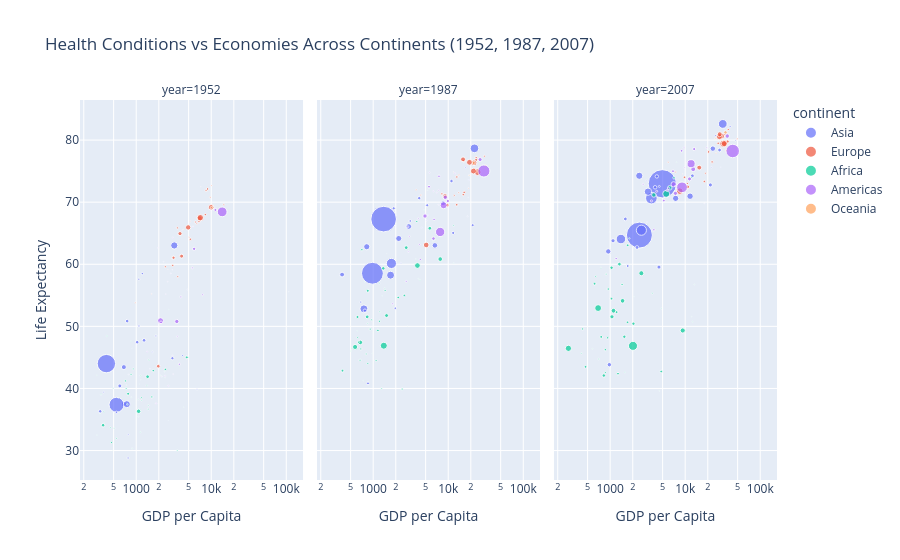

The code cell stored with this chart in its notebook:
### Markdown cell above
# 2. Visualization with more information

`Scatterplot` is the primary graphic type for visualizing the relationship between two quantitative variables. Additionally, you can include other factors of interest using color, shape, size, facets, etc., depending on the type of those variables. 

------------

The following questions apply to the years 1952, 1987, and 2007:

**a.** Do you think health conditions and economies differ across continents? Visualize it in a graphic.

### Code cell
import plotly.express as px

# Filter data for the selected years
years = [1952, 1987, 2007]
filtered_data = gapminder[gapminder['year'].isin(years)]

# Create scatterplot with plotly.express
fig = px.scatter(
    filtered_data, 
    x="gdpPercap", 
    y="lifeExp", 
    color="continent", 
    size="pop", 
    facet_col="year", 
    hover_name="country", 
    log_x=True,  # Use logarithmic scale for GDP per capita
    title="Health Conditions vs Economies Across Continents (1952, 1987, 2007)",
    labels={"gdpPercap": "GDP per Capita", "lifeExp": "Life Expectancy"}
)

# Show the interactive plot
fig.show()

### Figure 1 — Plotly figure (JSON) as saved in the notebook; plotly's stock layout.template omitted (floating-point values rounded to 4 significant figures)
{"data": [{"hovertemplate": "<b>%{hovertext}</b><br><br>continent=Asia<br>year=1952<br>GDP per Capita=%{x}<br>Life Expectancy=%{y}<br>pop=%{marker.size}<extra></extra>", "hovertext": ["Afghanistan", "Bahrain", "Bangladesh", "Cambodia", "China", "Hong Kong, China", "India", "Indonesia", "Iran", "Iraq", "Israel", "Japan", "Jordan", "Korea, Dem. Rep.", "Korea, Rep.", "Kuwait", "Lebanon", "Malaysia", "Mongolia", "Myanmar", "Nepal", "Oman", "Pakistan", "Philippines", "Saudi Arabia", "Singapore", "Sri Lanka", "Syria", "Taiwan", "Thailand", "Vietnam", "West Bank and Gaza", "Yemen, Rep."], "legendgroup": "Asia", "marker": {"color": "#636efa", "size": [8425333, 120447, 46886859, 4693836, 556263527, 2125900, 372000000, 82052000, 17272000, 5441766, 1620914, 86459025, 607914, 8865488, 20947571, 160000, 1439529, 6748378, 800663, 20092996, 9182536, 507833, 41346560, 22438691, 4005677, 1127000, 7982342, 3661549, 8550362, 21289402, 26246839, 1030585, 4963829], "sizemode": "area", "sizeref": 3297000.0, "symbol": "circle"}, "mode": "markers", "name": "Asia", "orientation": "v", "showlegend": true, "type": "scatter", "x": [779.4, 9867.0, 684.2, 368.5, 400.4, 3054.0, 546.6, 749.7, 3035.0, 4130.0, 4087.0, 3217.0, 1547.0, 1088.0, 1031.0, 108400.0, 4835.0, 1831.0, 786.6, 331.0, 545.9, 1828.0, 684.6, 1273.0, 6460.0, 2315.0, 1084.0, 1643.0, 1207.0, 757.8, 605.1, 1516.0, 781.7], "xaxis": "x", "y": [28.8, 50.94, 37.48, 39.42, 44.0, 60.96, 37.37, 37.47, 44.87, 45.32, 65.39, 63.03, 43.16, 50.06, 47.45, 55.56, 55.93, 48.46, 42.24, 36.32, 36.16, 37.58, 43.44, 47.75, 39.88, 60.4, 57.59, 45.88, 58.5, 50.85, 40.41, 43.16, 32.55], "yaxis": "y"}, {"hovertemplate": "<b>%{hovertext}</b><br><br>continent=Asia<br>year=1987<br>GDP per Capita=%{x}<br>Life Expectancy=%{y}<br>pop=%{marker.size}<extra></extra>", "hovertext": ["Afghanistan", "Bahrain", "Bangladesh", "Cambodia", "China", "Hong Kong, China", "India", "Indonesia", "Iran", "Iraq", "Israel", "Japan", "Jordan", "Korea, Dem. Rep.", "Korea, Rep.", "Kuwait", "Lebanon", "Malaysia", "Mongolia", "Myanmar", "Nepal", "Oman", "Pakistan", "Philippines", "Saudi Arabia", "Singapore", "Sri Lanka", "Syria", "Taiwan", "Thailand", "Vietnam", "West Bank and Gaza", "Yemen, Rep."], "legendgroup": "Asia", "marker": {"color": "#636efa", "size": [13867957, 454612, 103764241, 8371791, 1084035000, 5584510, 788000000, 169276000, 51889696, 16543189, 4203148, 122091325, 2820042, 19067554, 41622000, 1891487, 3089353, 16331785, 2015133, 38028578, 17917180, 1593882, 105186881, 60017788, 14619745, 2794552, 16495304, 11242847, 19757799, 52910342, 62826491, 1691210, 11219340], "sizemode": "area", "sizeref": 3297000.0, "symbol": "circle"}, "mode": "markers", "name": "Asia", "orientation": "v", "showlegend": false, "type": "scatter", "x": [852.4, 18520.0, 752.0, 683.9, 1379.0, 20040.0, 976.5, 1748.0, 6643.0, 11640.0, 17120.0, 22380.0, 4449.0, 4106.0, 8533.0, 28120.0, 5377.0, 5250.0, 2338.0, 385.0, 775.6, 18120.0, 1705.0, 2190.0, 21200.0, 18860.0, 1877.0, 3117.0, 11050.0, 2983.0, 820.8, 5107.0, 1972.0], "xaxis": "x2", "y": [40.82, 70.75, 52.82, 53.91, 67.27, 76.2, 58.55, 60.14, 63.04, 65.04, 75.6, 78.67, 65.87, 70.65, 69.81, 74.17, 67.93, 69.5, 60.22, 58.34, 52.54, 67.73, 58.24, 64.15, 66.3, 73.56, 69.01, 66.97, 73.4, 66.08, 62.82, 67.05, 52.92], "yaxis": "y2"}, {"hovertemplate": "<b>%{hovertext}</b><br><br>continent=Asia<br>year=2007<br>GDP per Capita=%{x}<br>Life Expectancy=%{y}<br>pop=%{marker.size}<extra></extra>", "hovertext": ["Afghanistan", "Bahrain", "Bangladesh", "Cambodia", "China", "Hong Kong, China", "India", "Indonesia", "Iran", "Iraq", "Israel", "Japan", "Jordan", "Korea, Dem. Rep.", "Korea, Rep.", "Kuwait", "Lebanon", "Malaysia", "Mongolia", "Myanmar", "Nepal", "Oman", "Pakistan", "Philippines", "Saudi Arabia", "Singapore", "Sri Lanka", "Syria", "Taiwan", "Thailand", "Vietnam", "West Bank and Gaza", "Yemen, Rep."], "legendgroup": "Asia", "marker": {"color": "#636efa", "size": [31889923, 708573, 150448339, 14131858, 1318683096, 6980412, 1110396331, 223547000, 69453570, 27499638, 6426679, 127467972, 6053193, 23301725, 49044790, 2505559, 3921278, 24821286, 2874127, 47761980, 28901790, 3204897, 169270617, 91077287, 27601038, 4553009, 20378239, 19314747, 23174294, 65068149, 85262356, 4018332, 22211743], "sizemode": "area", "sizeref": 3297000.0, "symbol": "circle"}, "mode": "markers", "name": "Asia", "orientation": "v", "showlegend": false, "type": "scatter", "x": [974.6, 29800.0, 1391.0, 1714.0, 4959.0, 39720.0, 2452.0, 3541.0, 11610.0, 4471.0, 25520.0, 31660.0, 4519.0, 1593.0, 23350.0, 47310.0, 10460.0, 12450.0, 3096.0, 944.0, 1091.0, 22320.0, 2606.0, 3190.0, 21650.0, 47140.0, 3970.0, 4185.0, 28720.0, 7458.0, 2442.0, 3025.0, 2281.0], "xaxis": "x3", "y": [43.83, 75.64, 64.06, 59.72, 72.96, 82.21, 64.7, 70.65, 70.96, 59.55, 80.75, 82.6, 72.53, 67.3, 78.62, 77.59, 71.99, 74.24, 66.8, 62.07, 63.78, 75.64, 65.48, 71.69, 72.78, 79.97, 72.4, 74.14, 78.4, 70.62, 74.25, 73.42, 62.7], "yaxis": "y3"}, {"hovertemplate": "<b>%{hovertext}</b><br><br>continent=Europe<br>year=1952<br>GDP per Capita=%{x}<br>Life Expectancy=%{y}<br>pop=%{marker.size}<extra></extra>", "hovertext": ["Albania", "Austria", "Belgium", "Bosnia and Herzegovina", "Bulgaria", "Croatia", "Czech Republic", "Denmark", "Finland", "France", "Germany", "Greece", "Hungary", "Iceland", "Ireland", "Italy", "Montenegro", "Netherlands", "Norway", "Poland", "Portugal", "Romania", "Serbia", "Slovak Republic", "Slovenia", "Spain", "Sweden", "Switzerland", "Turkey", "United Kingdom"], "legendgroup": "Europe", "marker": {"color": "#EF553B", "size": [1282697, 6927772, 8730405, 2791000, 7274900, 3882229, 9125183, 4334000, 4090500, 42459667, 69145952, 7733250, 9504000, 147962, 2952156, 47666000, 413834, 10381988, 3327728, 25730551, 8526050, 16630000, 6860147, 3558137, 1489518, 28549870, 7124673, 4815000, 22235677, 50430000], "sizemode": "area", "sizeref": 3297000.0, "symbol": "circle"}, "mode": "markers", "name": "Europe", "orientation": "v", "showlegend": true, "type": "scatter", "x": [1601.0, 6137.0, 8343.0, 973.5, 2444.0, 3119.0, 6876.0, 9692.0, 6425.0, 7030.0, 7144.0, 3531.0, 5264.0, 7268.0, 5210.0, 4931.0, 2648.0, 8942.0, 10100.0, 4029.0, 3068.0, 3145.0, 3581.0, 5075.0, 4215.0, 3834.0, 8528.0, 14730.0, 1969.0, 9980.0], "xaxis": "x", "y": [55.23, 66.8, 68.0, 53.82, 59.6, 61.21, 66.87, 70.78, 66.55, 67.41, 67.5, 65.86, 64.03, 72.49, 66.91, 65.94, 59.16, 72.13, 72.67, 61.31, 59.82, 61.05, 58.0, 64.36, 65.57, 64.94, 71.86, 69.62, 43.59, 69.18], "yaxis": "y"}, {"hovertemplate": "<b>%{hovertext}</b><br><br>continent=Europe<br>year=1987<br>GDP per Capita=%{x}<br>Life Expectancy=%{y}<br>pop=%{marker.size}<extra></extra>", "hovertext": ["Albania", "Austria", "Belgium", "Bosnia and Herzegovina", "Bulgaria", "Croatia", "Czech Republic", "Denmark", "Finland", "France", "Germany", "Greece", "Hungary", "Iceland", "Ireland", "Italy", "Montenegro", "Netherlands", "Norway", "Poland", "Portugal", "Romania", "Serbia", "Slovak Republic", "Slovenia", "Spain", "Sweden", "Switzerland", "Turkey", "United Kingdom"], "legendgroup": "Europe", "marker": {"color": "#EF553B", "size": [3075321, 7578903, 9870200, 4338977, 8971958, 4484310, 10311597, 5127024, 4931729, 55630100, 77718298, 9974490, 10612740, 244676, 3539900, 56729703, 569473, 14665278, 4186147, 37740710, 9915289, 22686371, 9230783, 5199318, 1945870, 38880702, 8421403, 6649942, 52881328, 56981620], "sizemode": "area", "sizeref": 3297000.0, "symbol": "circle"}, "mode": "markers", "name": "Europe", "orientation": "v", "showlegend": false, "type": "scatter", "x": [3739.0, 23690.0, 22530.0, 4314.0, 8240.0, 13820.0, 16310.0, 25120.0, 21140.0, 22070.0, 24640.0, 16120.0, 12990.0, 26920.0, 13870.0, 19210.0, 11730.0, 23650.0, 31540.0, 9082.0, 13040.0, 9696.0, 15870.0, 12040.0, 18680.0, 15760.0, 23590.0, 30280.0, 5089.0, 21660.0], "xaxis": "x2", "y": [72.0, 74.94, 75.35, 71.14, 71.34, 71.52, 71.58, 74.8, 74.83, 76.34, 74.85, 76.67, 69.58, 77.23, 74.36, 76.42, 74.86, 76.83, 75.89, 70.98, 74.06, 69.53, 71.22, 71.08, 72.25, 76.9, 77.19, 77.41, 63.11, 75.01], "yaxis": "y2"}, {"hovertemplate": "<b>%{hovertext}</b><br><br>continent=Europe<br>year=2007<br>GDP per Capita=%{x}<br>Life Expectancy=%{y}<br>pop=%{marker.size}<extra></extra>", "hovertext": ["Albania", "Austria", "Belgium", "Bosnia and Herzegovina", "Bulgaria", "Croatia", "Czech Republic", "Denmark", "Finland", "France", "Germany", "Greece", "Hungary", "Iceland", "Ireland", "Italy", "Montenegro", "Netherlands", "Norway", "Poland", "Portugal", "Romania", "Serbia", "Slovak Republic", "Slovenia", "Spain", "Sweden", "Switzerland", "Turkey", "United Kingdom"], "legendgroup": "Europe", "marker": {"color": "#EF553B", "size": [3600523, 8199783, 10392226, 4552198, 7322858, 4493312, 10228744, 5468120, 5238460, 61083916, 82400996, 10706290, 9956108, 301931, 4109086, 58147733, 684736, 16570613, 4627926, 38518241, 10642836, 22276056, 10150265, 5447502, 2009245, 40448191, 9031088, 7554661, 71158647, 60776238], "sizemode": "area", "sizeref": 3297000.0, "symbol": "circle"}, "mode": "markers", "name": "Europe", "orientation": "v", "showlegend": false, "type": "scatter", "x": [5937.0, 36130.0, 33690.0, 7446.0, 10680.0, 14620.0, 22830.0, 35280.0, 33210.0, 30470.0, 32170.0, 27540.0, 18010.0, 36180.0, 40680.0, 28570.0, 9254.0, 36800.0, 49360.0, 15390.0, 20510.0, 10810.0, 9787.0, 18680.0, 25770.0, 28820.0, 33860.0, 37510.0, 8458.0, 33200.0], "xaxis": "x3", "y": [76.42, 79.83, 79.44, 74.85, 73.0, 75.75, 76.49, 78.33, 79.31, 80.66, 79.41, 79.48, 73.34, 81.76, 78.89, 80.55, 74.54, 79.76, 80.2, 75.56, 78.1, 72.48, 74.0, 74.66, 77.93, 80.94, 80.88, 81.7, 71.78, 79.42], "yaxis": "y3"}, {"hovertemplate": "<b>%{hovertext}</b><br><br>continent=Africa<br>year=1952<br>GDP per Capita=%{x}<br>Life Expectancy=%{y}<br>pop=%{marker.size}<extra></extra>", "hovertext": ["Algeria", "Angola", "Benin", "Botswana", "Burkina Faso", "Burundi", "Cameroon", "Central African Republic", "Chad", "Comoros", "Congo, Dem. Rep.", "Congo, Rep.", "Cote d'Ivoire", "Djibouti", "Egypt", "Equatorial Guinea", "Eritrea", "Ethiopia", "Gabon", "Gambia", "Ghana", "Guinea", "Guinea-Bissau", "Kenya", "Lesotho", "Liberia", "Libya", "Madagascar", "Malawi", "Mali", "Mauritania", "Mauritius", "Morocco", "Mozambique", "Namibia", "Niger", "Nigeria", "Reunion", "Rwanda", "Sao Tome and Principe", "Senegal", "Sierra Leone", "Somalia", "South Africa", "Sudan", "Swaziland", "Tanzania", "Togo", "Tunisia", "Uganda", "Zambia", "Zimbabwe"], "legendgroup": "Africa", "marker": {"color": "#00cc96", "size": [9279525, 4232095, 1738315, 442308, 4469979, 2445618, 5009067, 1291695, 2682462, 153936, 14100005, 854885, 2977019, 63149, 22223309, 216964, 1438760, 20860941, 420702, 284320, 5581001, 2664249, 580653, 6464046, 748747, 863308, 1019729, 4762912, 2917802, 3838168, 1022556, 516556, 9939217, 6446316, 485831, 3379468, 33119096, 257700, 2534927, 60011, 2755589, 2143249, 2526994, 14264935, 8504667, 290243, 8322925, 1219113, 3647735, 5824797, 2672000, 3080907], "sizemode": "area", "sizeref": 3297000.0, "symbol": "circle"}, "mode": "markers", "name": "Africa", "orientation": "v", "showlegend": true, "type": "scatter", "x": [2449.0, 3521.0, 1063.0, 851.2, 543.3, 339.3, 1173.0, 1071.0, 1179.0, 1103.0, 780.5, 2126.0, 1389.0, 2670.0, 1419.0, 375.6, 328.9, 362.1, 4293.0, 485.2, 911.3, 510.2, 299.9, 853.5, 298.8, 575.6, 2388.0, 1443.0, 369.2, 452.3, 743.1, 1968.0, 1688.0, 468.5, 2424.0, 761.9, 1077.0, 2719.0, 493.3, 879.6, 1450.0, 879.8, 1136.0, 4725.0, 1616.0, 1148.0, 716.7, 859.8, 1468.0, 734.8, 1147.0, 406.9], "xaxis": "x", "y": [43.08, 30.02, 38.22, 47.62, 31.98, 39.03, 38.52, 35.46, 38.09, 40.72, 39.14, 42.11, 40.48, 34.81, 41.89, 34.48, 35.93, 34.08, 37.0, 30.0, 43.15, 33.61, 32.5, 42.27, 42.14, 38.48, 42.72, 36.68, 36.26, 33.69, 40.54, 50.99, 42.87, 31.29, 41.73, 37.44, 36.32, 52.72, 40.0, 46.47, 37.28, 30.33, 32.98, 45.01, 38.63, 41.41, 41.22, 38.6, 44.6, 39.98, 42.04, 48.45], "yaxis": "y"}, {"hovertemplate": "<b>%{hovertext}</b><br><br>continent=Africa<br>year=1987<br>GDP per Capita=%{x}<br>Life Expectancy=%{y}<br>pop=%{marker.size}<extra></extra>", "hovertext": ["Algeria", "Angola", "Benin", "Botswana", "Burkina Faso", "Burundi", "Cameroon", "Central African Republic", "Chad", "Comoros", "Congo, Dem. Rep.", "Congo, Rep.", "Cote d'Ivoire", "Djibouti", "Egypt", "Equatorial Guinea", "Eritrea", "Ethiopia", "Gabon", "Gambia", "Ghana", "Guinea", "Guinea-Bissau", "Kenya", "Lesotho", "Liberia", "Libya", "Madagascar", "Malawi", "Mali", "Mauritania", "Mauritius", "Morocco", "Mozambique", "Namibia", "Niger", "Nigeria", "Reunion", "Rwanda", "Sao Tome and Principe", "Senegal", "Sierra Leone", "Somalia", "South Africa", "Sudan", "Swaziland", "Tanzania", "Togo", "Tunisia", "Uganda", "Zambia", "Zimbabwe"], "legendgroup": "Africa", "marker": {"color": "#00cc96", "size": [23254956, 7874230, 4243788, 1151184, 7586551, 5126023, 10780667, 2840009, 5498955, 395114, 35481645, 2064095, 10761098, 311025, 52799062, 341244, 2915959, 42999530, 880397, 848406, 14168101, 5650262, 927524, 21198082, 1599200, 2269414, 3799845, 10568642, 7824747, 7634008, 1841240, 1042663, 22987397, 12891952, 1278184, 7332638, 81551520, 562035, 6349365, 110812, 7171347, 3868905, 6921858, 35933379, 24725960, 779348, 23040630, 3154264, 7724976, 15283050, 7272406, 9216418], "sizemode": "area", "sizeref": 3297000.0, "symbol": "circle"}, "mode": "markers", "name": "Africa", "orientation": "v", "showlegend": false, "type": "scatter", "x": [5681.0, 2430.0, 1226.0, 6206.0, 912.1, 621.8, 2603.0, 844.9, 952.4, 1316.0, 672.8, 4201.0, 2157.0, 2880.0, 3885.0, 966.9, 521.1, 573.7, 11860.0, 611.7, 847.0, 805.6, 736.4, 1362.0, 774.0, 506.1, 11770.0, 1155.0, 635.5, 684.2, 1422.0, 4784.0, 2755.0, 389.9, 3694.0, 668.3, 1385.0, 5303.0, 848.0, 1517.0, 1442.0, 1294.0, 1093.0, 7826.0, 1508.0, 3985.0, 831.8, 1202.0, 3810.0, 617.7, 1213.0, 706.2], "xaxis": "x2", "y": [65.8, 39.91, 52.34, 63.62, 49.56, 48.21, 54.98, 50.48, 51.05, 54.93, 47.41, 57.47, 54.66, 50.04, 59.8, 45.66, 46.45, 46.68, 60.19, 49.27, 55.73, 45.55, 41.24, 59.34, 57.18, 46.03, 66.23, 49.35, 47.46, 46.36, 56.15, 68.74, 62.68, 42.86, 60.84, 44.55, 46.89, 71.91, 44.02, 61.73, 55.77, 40.01, 44.5, 60.83, 51.74, 57.68, 51.53, 56.94, 66.89, 51.51, 50.82, 62.35], "yaxis": "y2"}, {"hovertemplate": "<b>%{hovertext}</b><br><br>continent=Africa<br>year=2007<br>GDP per Capita=%{x}<br>Life Expectancy=%{y}<br>pop=%{marker.size}<extra></extra>", "hovertext": ["Algeria", "Angola", "Benin", "Botswana", "Burkina Faso", "Burundi", "Cameroon", "Central African Republic", "Chad", "Comoros", "Congo, Dem. Rep.", "Congo, Rep.", "Cote d'Ivoire", "Djibouti", "Egypt", "Equatorial Guinea", "Eritrea", "Ethiopia", "Gabon", "Gambia", "Ghana", "Guinea", "Guinea-Bissau", "Kenya", "Lesotho", "Liberia", "Libya", "Madagascar", "Malawi", "Mali", "Mauritania", "Mauritius", "Morocco", "Mozambique", "Namibia", "Niger", "Nigeria", "Reunion", "Rwanda", "Sao Tome and Principe", "Senegal", "Sierra Leone", "Somalia", "South Africa", "Sudan", "Swaziland", "Tanzania", "Togo", "Tunisia", "Uganda", "Zambia", "Zimbabwe"], "legendgroup": "Africa", "marker": {"color": "#00cc96", "size": [33333216, 12420476, 8078314, 1639131, 14326203, 8390505, 17696293, 4369038, 10238807, 710960, 64606759, 3800610, 18013409, 496374, 80264543, 551201, 4906585, 76511887, 1454867, 1688359, 22873338, 9947814, 1472041, 35610177, 2012649, 3193942, 6036914, 19167654, 13327079, 12031795, 3270065, 1250882, 33757175, 19951656, 2055080, 12894865, 135031164, 798094, 8860588, 199579, 12267493, 6144562, 9118773, 43997828, 42292929, 1133066, 38139640, 5701579, 10276158, 29170398, 11746035, 12311143], "sizemode": "area", "sizeref": 3297000.0, "symbol": "circle"}, "mode": "markers", "name": "Africa", "orientation": "v", "showlegend": false, "type": "scatter", "x": [6223.0, 4797.0, 1441.0, 12570.0, 1217.0, 430.1, 2042.0, 706.0, 1704.0, 986.1, 277.6, 3633.0, 1545.0, 2082.0, 5581.0, 12150.0, 641.4, 690.8, 13210.0, 752.7, 1328.0, 942.7, 579.2, 1463.0, 1569.0, 414.5, 12060.0, 1045.0, 759.3, 1043.0, 1803.0, 10960.0, 3820.0, 823.7, 4811.0, 619.7, 2014.0, 7670.0, 863.1, 1598.0, 1712.0, 862.5, 926.1, 9270.0, 2602.0, 4513.0, 1107.0, 883.0, 7093.0, 1056.0, 1271.0, 469.7], "xaxis": "x3", "y": [72.3, 42.73, 56.73, 50.73, 52.3, 49.58, 50.43, 44.74, 50.65, 65.15, 46.46, 55.32, 48.33, 54.79, 71.34, 51.58, 58.04, 52.95, 56.73, 59.45, 60.02, 56.01, 46.39, 54.11, 42.59, 45.68, 73.95, 59.44, 48.3, 54.47, 64.16, 72.8, 71.16, 42.08, 52.91, 56.87, 46.86, 76.44, 46.24, 65.53, 63.06, 42.57, 48.16, 49.34, 58.56, 39.61, 52.52, 58.42, 73.92, 51.54, 42.38, 43.49], "yaxis": "y3"}, {"hovertemplate": "<b>%{hovertext}</b><br><br>continent=Americas<br>year=1952<br>GDP per Capita=%{x}<br>Life Expectancy=%{y}<br>pop=%{marker.size}<extra></extra>", "hovertext": ["Argentina", "Bolivia", "Brazil", "Canada", "Chile", "Colombia", "Costa Rica", "Cuba", "Dominican Republic", "Ecuador", "El Salvador", "Guatemala", "Haiti", "Honduras", "Jamaica", "Mexico", "Nicaragua", "Panama", "Paraguay", "Peru", "Puerto Rico", "Trinidad and Tobago", "United States", "Uruguay", "Venezuela"], "legendgroup": "Americas", "marker": {"color": "#ab63fa", "size": [17876956, 2883315, 56602560, 14785584, 6377619, 12350771, 926317, 6007797, 2491346, 3548753, 2042865, 3146381, 3201488, 1517453, 1426095, 30144317, 1165790, 940080, 1555876, 8025700, 2227000, 662850, 157553000, 2252965, 5439568], "sizemode": "area", "sizeref": 3297000.0, "symbol": "circle"}, "mode": "markers", "name": "Americas", "orientation": "v", "showlegend": true, "type": "scatter", "x": [5911.0, 2677.0, 2109.0, 11370.0, 3940.0, 2144.0, 2627.0, 5587.0, 1398.0, 3522.0, 3048.0, 2428.0, 1840.0, 2195.0, 2899.0, 3478.0, 3112.0, 2480.0, 1952.0, 3759.0, 3082.0, 3023.0, 13990.0, 5717.0, 7690.0], "xaxis": "x", "y": [62.48, 40.41, 50.92, 68.75, 54.74, 50.64, 57.21, 59.42, 45.93, 48.36, 45.26, 42.02, 37.58, 41.91, 58.53, 50.79, 42.31, 55.19, 62.65, 43.9, 64.28, 59.1, 68.44, 66.07, 55.09], "yaxis": "y"}, {"hovertemplate": "<b>%{hovertext}</b><br><br>continent=Americas<br>year=1987<br>GDP per Capita=%{x}<br>Life Expectancy=%{y}<br>pop=%{marker.size}<extra></extra>", "hovertext": ["Argentina", "Bolivia", "Brazil", "Canada", "Chile", "Colombia", "Costa Rica", "Cuba", "Dominican Republic", "Ecuador", "El Salvador", "Guatemala", "Haiti", "Honduras", "Jamaica", "Mexico", "Nicaragua", "Panama", "Paraguay", "Peru", "Puerto Rico", "Trinidad and Tobago", "United States", "Uruguay", "Venezuela"], "legendgroup": "Americas", "marker": {"color": "#ab63fa", "size": [31620918, 6156369, 142938076, 26549700, 12463354, 30964245, 2799811, 10239839, 6655297, 9545158, 4842194, 7326406, 5756203, 4372203, 2326606, 80122492, 3344353, 2253639, 3886512, 20195924, 3444468, 1191336, 242803533, 3045153, 17910182], "sizemode": "area", "sizeref": 3297000.0, "symbol": "circle"}, "mode": "markers", "name": "Americas", "orientation": "v", "showlegend": false, "type": "scatter", "x": [9140.0, 2754.0, 7807.0, 26630.0, 5547.0, 4903.0, 5630.0, 7533.0, 2900.0, 6482.0, 4140.0, 4246.0, 1823.0, 3023.0, 6351.0, 8688.0, 2956.0, 7035.0, 3999.0, 6361.0, 12280.0, 7389.0, 29880.0, 7452.0, 9884.0], "xaxis": "x2", "y": [70.77, 57.25, 65.2, 76.86, 72.49, 67.77, 74.75, 74.17, 66.05, 67.23, 63.15, 60.78, 53.64, 64.49, 71.77, 69.5, 62.01, 71.52, 67.38, 64.13, 74.63, 69.58, 75.02, 71.92, 70.19], "yaxis": "y2"}, {"hovertemplate": "<b>%{hovertext}</b><br><br>continent=Americas<br>year=2007<br>GDP per Capita=%{x}<br>Life Expectancy=%{y}<br>pop=%{marker.size}<extra></extra>", "hovertext": ["Argentina", "Bolivia", "Brazil", "Canada", "Chile", "Colombia", "Costa Rica", "Cuba", "Dominican Republic", "Ecuador", "El Salvador", "Guatemala", "Haiti", "Honduras", "Jamaica", "Mexico", "Nicaragua", "Panama", "Paraguay", "Peru", "Puerto Rico", "Trinidad and Tobago", "United States", "Uruguay", "Venezuela"], "legendgroup": "Americas", "marker": {"color": "#ab63fa", "size": [40301927, 9119152, 190010647, 33390141, 16284741, 44227550, 4133884, 11416987, 9319622, 13755680, 6939688, 12572928, 8502814, 7483763, 2780132, 108700891, 5675356, 3242173, 6667147, 28674757, 3942491, 1056608, 301139947, 3447496, 26084662], "sizemode": "area", "sizeref": 3297000.0, "symbol": "circle"}, "mode": "markers", "name": "Americas", "orientation": "v", "showlegend": false, "type": "scatter", "x": [12780.0, 3822.0, 9066.0, 36320.0, 13170.0, 7007.0, 9645.0, 8948.0, 6025.0, 6873.0, 5728.0, 5186.0, 1202.0, 3548.0, 7321.0, 11980.0, 2749.0, 9809.0, 4173.0, 7409.0, 19330.0, 18010.0, 42950.0, 10610.0, 11420.0], "xaxis": "x3", "y": [75.32, 65.55, 72.39, 80.65, 78.55, 72.89, 78.78, 78.27, 72.23, 74.99, 71.88, 70.26, 60.92, 70.2, 72.57, 76.19, 72.9, 75.54, 71.75, 71.42, 78.75, 69.82, 78.24, 76.38, 73.75], "yaxis": "y3"}, {"hovertemplate": "<b>%{hovertext}</b><br><br>continent=Oceania<br>year=1952<br>GDP per Capita=%{x}<br>Life Expectancy=%{y}<br>pop=%{marker.size}<extra></extra>", "hovertext": ["Australia", "New Zealand"], "legendgroup": "Oceania", "marker": {"color": "#FFA15A", "size": [8691212, 1994794], "sizemode": "area", "sizeref": 3297000.0, "symbol": "circle"}, "mode": "markers", "name": "Oceania", "orientation": "v", "showlegend": true, "type": "scatter", "x": [10040.0, 10560.0], "xaxis": "x", "y": [69.12, 69.39], "yaxis": "y"}, {"hovertemplate": "<b>%{hovertext}</b><br><br>continent=Oceania<br>year=1987<br>GDP per Capita=%{x}<br>Life Expectancy=%{y}<br>pop=%{marker.size}<extra></extra>", "hovertext": ["Australia", "New Zealand"], "legendgroup": "Oceania", "marker": {"color": "#FFA15A", "size": [16257249, 3317166], "sizemode": "area", "sizeref": 3297000.0, "symbol": "circle"}, "mode": "markers", "name": "Oceania", "orientation": "v", "showlegend": false, "type": "scatter", "x": [21890.0, 19010.0], "xaxis": "x2", "y": [76.32, 74.32], "yaxis": "y2"}, {"hovertemplate": "<b>%{hovertext}</b><br><br>continent=Oceania<br>year=2007<br>GDP per Capita=%{x}<br>Life Expectancy=%{y}<br>pop=%{marker.size}<extra></extra>", "hovertext": ["Australia", "New Zealand"], "legendgroup": "Oceania", "marker": {"color": "#FFA15A", "size": [20434176, 4115771], "sizemode": "area", "sizeref": 3297000.0, "symbol": "circle"}, "mode": "markers", "name": "Oceania", "orientation": "v", "showlegend": false, "type": "scatter", "x": [34440.0, 25190.0], "xaxis": "x3", "y": [81.23, 80.2], "yaxis": "y3"}], "layout": {"annotations": [{"font": {}, "showarrow": false, "text": "year=1952", "x": 0.16, "xanchor": "center", "xref": "paper", "y": 1, "yanchor": "bottom", "yref": "paper"}, {"font": {}, "showarrow": false, "text": "year=1987", "x": 0.5, "xanchor": "center", "xref": "paper", "y": 1, "yanchor": "bottom", "yref": "paper"}, {"font": {}, "showarrow": false, "text": "year=2007", "x": 0.84, "xanchor": "center", "xref": "paper", "y": 1, "yanchor": "bottom", "yref": "paper"}], "legend": {"itemsizing": "constant", "title": {"text": "continent"}, "tracegroupgap": 0}, "title": {"text": "Health Conditions vs Economies Across Continents (1952, 1987, 2007)"}, "xaxis": {"anchor": "y", "domain": [0, 0.32], "title": {"text": "GDP per Capita"}, "type": "log"}, "xaxis2": {"anchor": "y2", "domain": [0.34, 0.66], "matches": "x", "title": {"text": "GDP per Capita"}, "type": "log"}, "xaxis3": {"anchor": "y3", "domain": [0.68, 1.0], "matches": "x", "title": {"text": "GDP per Capita"}, "type": "log"}, "yaxis": {"anchor": "x", "domain": [0, 1], "title": {"text": "Life Expectancy"}}, "yaxis2": {"anchor": "x2", "domain": [0, 1], "matches": "y", "showticklabels": false}, "yaxis3": {"anchor": "x3", "domain": [0, 1], "matches": "y", "showticklabels": false}}}
